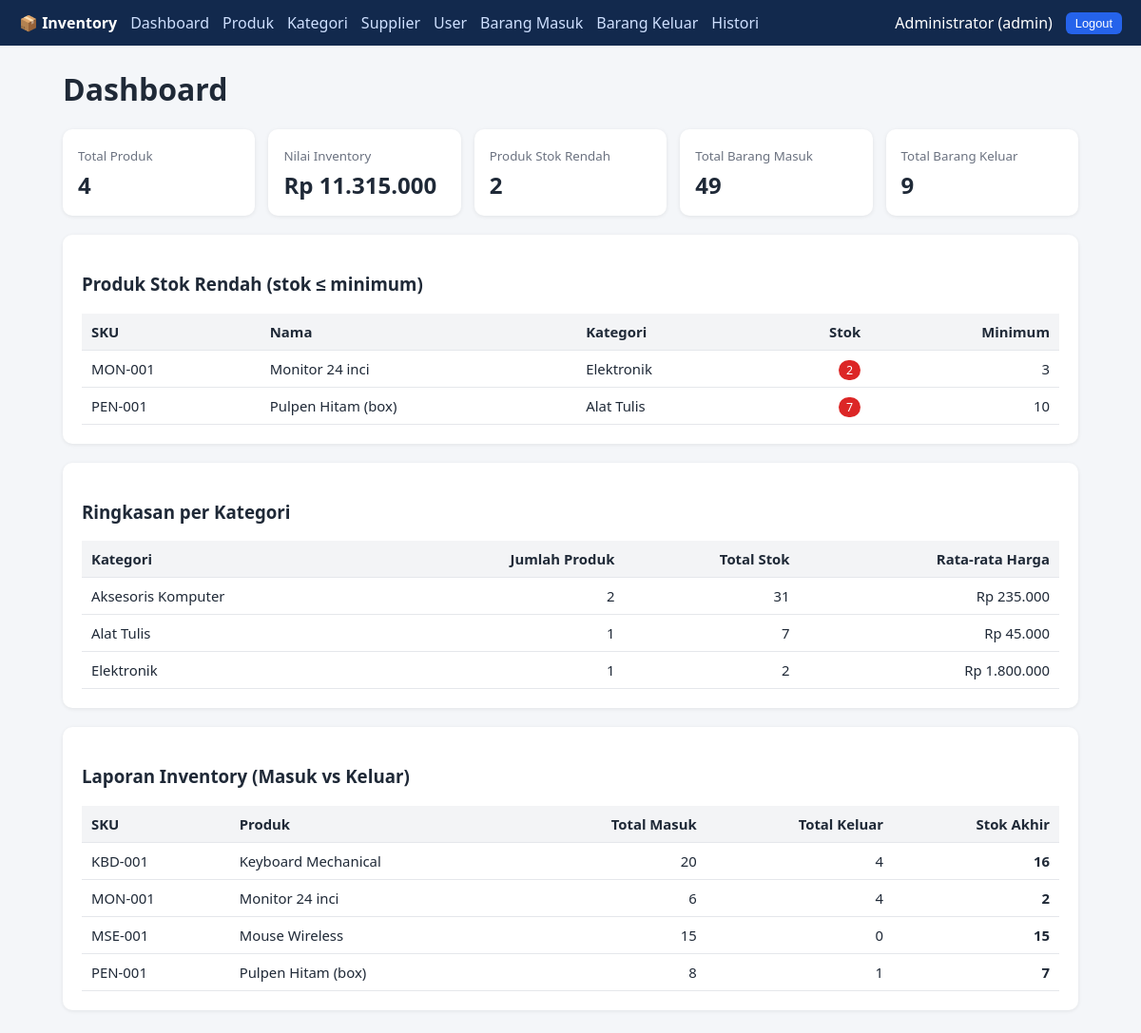
/dashboard.php (signed in), run on the app's committed database.
### tables this page shows
CREATE TABLE products (
    id            INT PRIMARY KEY AUTO_INCREMENT,
    category_id   INT NOT NULL,
    sku           VARCHAR(50)  NOT NULL UNIQUE,
    name          VARCHAR(150) NOT NULL,
    price         DECIMAL(12,2) NOT NULL,
    stock         INT NOT NULL DEFAULT 0,
    minimum_stock INT NOT NULL DEFAULT 5,
    created_at    TIMESTAMP NOT NULL DEFAULT CURRENT_TIMESTAMP,
    updated_at    TIMESTAMP NOT NULL DEFAULT CURRENT_TIMESTAMP ON UPDATE CURRENT_TIMESTAMP,
    CONSTRAINT chk_price_nonneg CHECK (price >= 0),
    CONSTRAINT chk_stock_nonneg CHECK (stock >= 0),
    CONSTRAINT chk_minstock_nonneg CHECK (minimum_stock >= 0),
    CONSTRAINT fk_products_category FOREIGN KEY (category_id)
        REFERENCES categories(id) ON UPDATE CASCADE ON DELETE RESTRICT,
    INDEX idx_products_name (name)
);

CREATE TABLE categories (
    id          INT PRIMARY KEY AUTO_INCREMENT,
    name        VARCHAR(100) NOT NULL UNIQUE,
    description VARCHAR(255) NULL
);

### helpers/escape.php (called while the page is built, shortened)
<?php
function e(mixed $value): string
{
    return htmlspecialchars((string) $value, ENT_QUOTES, 'UTF-8');
}
function rupiah(float|int|string $n): string
{
    return 'Rp ' . number_format((float) $n, 0, ',', '.');
}

### public/dashboard.php (the view, shortened to what this page needs)
<?php
$pdo = db();
$stats = $pdo->query(
    'SELECT COUNT(id) AS total_products,
            COALESCE(SUM(stock * price), 0) AS inventory_value,
            COALESCE(SUM(stock <= minimum_stock), 0) AS low_count
     FROM products'
)->fetch();
$mv = $pdo->query(
    "SELECT COALESCE(SUM(CASE WHEN type='IN'  THEN quantity END), 0) AS total_in,
            COALESCE(SUM(CASE WHEN type='OUT' THEN quantity END), 0) AS total_out
     FROM stock_movements"
)->fetch();
$lowStock = $pdo->query(
    'SELECT p.sku, p.name, p.stock, p.minimum_stock, c.name AS category_name
     FROM products p JOIN categories c ON c.id = p.category_id
     WHERE p.stock <= p.minimum_stock
     ORDER BY p.stock ASC'
)->fetchAll();
$byCategory = $pdo->query(
    'SELECT c.name, COUNT(p.id) AS total_products,
            COALESCE(SUM(p.stock), 0) AS total_stock,
            COALESCE(AVG(p.price), 0) AS average_price
     FROM categories c LEFT JOIN products p ON p.category_id = c.id
     GROUP BY c.id, c.name ORDER BY c.name'
)->fetchAll();
$report = $pdo->query(
    "SELECT p.sku, p.name, p.stock,
            COALESCE(SUM(CASE WHEN sm.type='IN'  THEN sm.quantity END), 0) AS total_in,
            COALESCE(SUM(CASE WHEN sm.type='OUT' THEN sm.quantity END), 0) AS total_out
     FROM products p LEFT JOIN stock_movements sm ON sm.product_id = p.id
     GROUP BY p.id, p.sku, p.name, p.stock ORDER BY p.name"
)->fetchAll();
require __DIR__ . '/../views/header.php';
?>
<h1>Dashboard</h1>
<div class="grid">
    <div class="stat"><small>Total Produk</small><div class="n"><?= e($stats['total_products']) ?></div></div>
    <div class="stat"><small>Nilai Inventory</small><div class="n"><?= e(rupiah($stats['inventory_value'])) ?></div></div>
    <div class="stat"><small>Produk Stok Rendah</small><div class="n"><?= e($stats['low_count']) ?></div></div>
    <div class="stat"><small>Total Barang Masuk</small><div class="n"><?= e($mv['total_in']) ?></div></div>
    <div class="stat"><small>Total Barang Keluar</small><div class="n"><?= e($mv['total_out']) ?></div></div>
</div>
<div class="card">
    <h3>Produk Stok Rendah (stok &le; minimum)</h3>
    <table>
        <tr><th>SKU</th><th>Nama</th><th>Kategori</th><th class="right">Stok</th><th class="right">Minimum</th></tr>
        <?php foreach ($lowStock as $r): ?>
            <tr>
                <td><?= e($r['sku']) ?></td><td><?= e($r['name']) ?></td><td><?= e($r['category_name']) ?></td>
                <td class="right"><span class="badge low"><?= e($r['stock']) ?></span></td>
                <td class="right"><?= e($r['minimum_stock']) ?></td>
            </tr>
        <?php endforeach; ?>
    </table>
</div>
<div class="card">
    <h3>Ringkasan per Kategori</h3>
    <table>
        <tr><th>Kategori</th><th class="right">Jumlah Produk</th><th class="right">Total Stok</th><th class="right">Rata-rata Harga</th></tr>
        <?php foreach ($byCategory as $r): ?>
            <tr><td><?= e($r['name']) ?></td><td class="right"><?= e($r['total_products']) ?></td>
                <td class="right"><?= e($r['total_stock']) ?></td><td class="right"><?= e(rupiah($r['average_price'])) ?></td></tr>
        <?php endforeach; ?>
    </table>
</div>
<div class="card">
    <h3>Laporan Inventory (Masuk vs Keluar)</h3>
    <table>
        <tr><th>SKU</th><th>Produk</th><th class="right">Total Masuk</th><th class="right">Total Keluar</th><th class="right">Stok Akhir</th></tr>
        <?php foreach ($report as $r): ?>
            <tr><td><?= e($r['sku']) ?></td><td><?= e($r['name']) ?></td>
                <td class="right"><?= e($r['total_in']) ?></td><td class="right"><?= e($r['total_out']) ?></td>
                <td class="right"><b><?= e($r['stock']) ?></b></td></tr>
        <?php endforeach; ?>
    </table>
</div>
<?php require __DIR__ . '/../views/footer.php'; ?>

### public/assets/style.css (style rules this page uses)
* { box-sizing:border-box }
body { font-family:system-ui,Segoe UI,Arial,sans-serif;margin:0;background:#f4f6f9;color:#1f2937 }
.card { background:#fff;border-radius:10px;padding:20px;box-shadow:0 1px 4px rgba(0,0,0,.08);margin-bottom:20px }
.grid { display:grid;grid-template-columns:repeat(auto-fit,minmax(190px,1fr));gap:14px;margin-bottom:20px }
.stat { background:#fff;border-radius:10px;padding:16px;box-shadow:0 1px 4px rgba(0,0,0,.08) }
.stat small { color:#6b7280 }
.stat .n { font-size:1.5rem;font-weight:700;margin-top:4px }
table { width:100%;border-collapse:collapse }
th,td { padding:9px 10px;border-bottom:1px solid #e5e7eb;text-align:left;font-size:.93rem }
th { background:#f3f4f6 }
.badge { padding:2px 8px;border-radius:99px;font-size:.78rem;color:#fff }
.low { background:#dc2626 }
.right { text-align:right }

### data on the page
products: sku "MON-001", name "Monitor 24 inci", category.name "Elektronik", stock "2", minimum_stock "3"
products: sku "PEN-001", name "Pulpen Hitam (box)", category.name "Alat Tulis", stock "7", minimum_stock "10"

### other printed values
$user['full_name'] "Administrator"
$user['role'] "admin"
$stats['total_products'] "4"
rupiah($stats['inventory_value']) "Rp 11.315.000"
$stats['low_count'] "2"
$mv['total_in'] "49"
$mv['total_out'] "9"
$r['name'] "Aksesoris Komputer"
$r['total_products'] "2"
$r['total_stock'] "31"
rupiah($r['average_price']) "Rp 235.000"
$r['name'] "Alat Tulis"
$r['total_products'] "1"
$r['total_stock'] "7"
rupiah($r['average_price']) "Rp 45.000"
